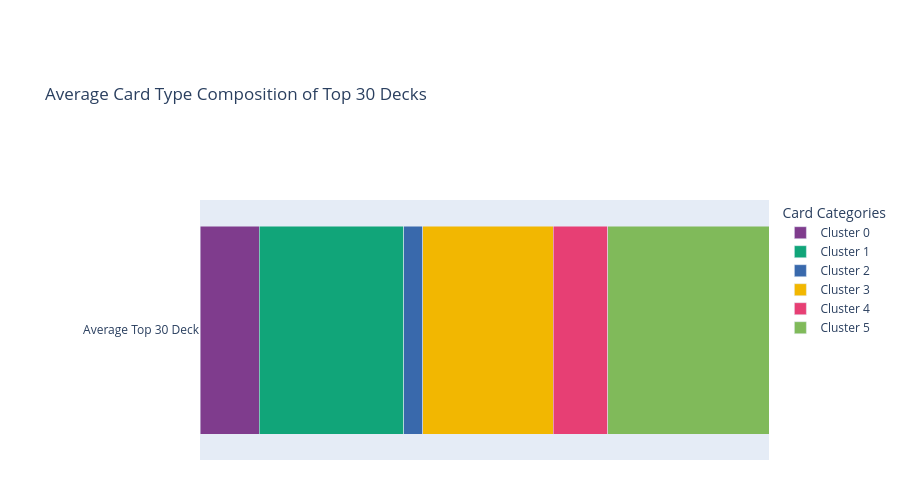

This figure's notebook cell:
### Markdown cell above
## Bar Chart of Average Deck Composition

### Code cell
# Bar Chart of Averaged Deck Ratios (Single Horizontal Stacked Bar)
avg_ratios_series = cluster_ratios.iloc[:, :8].mean(numeric_only=True)

avg_df = pd.DataFrame([avg_ratios_series])

avg_df['Deck'] = "Average Top 30 Deck"

df_long = avg_df.melt(id_vars='Deck', var_name='Cluster', value_name='Ratio')

fig = px.bar(
    df_long, 
    x='Ratio', 
    y='Deck', 
    color='Cluster', 
    orientation='h',
    title='Average Card Type Composition of Top 30 Decks',
    labels={'Deck': ''},
    color_discrete_sequence=px.colors.qualitative.Bold
)

fig.update_layout(
    barmode='stack',
    height=500,
    xaxis=dict(visible=False, range=[0, 1]),
    margin=dict(l=200, r=40, t=200, b=40),
    legend_title_text='Card Categories',
    hovermode='y unified'
)

#fig.write_html('./graphs/average_card_type_ratio.html')
fig.show()

### Figure 1 — Plotly figure (JSON) as saved in the notebook; plotly's stock layout.template omitted (floating-point values rounded to 4 significant figures)
{"data": [{"hovertemplate": "Cluster=Cluster 0<br>Ratio=%{x}<br>=%{y}<extra></extra>", "legendgroup": "Cluster 0", "marker": {"color": "rgb(127, 60, 141)", "pattern": {"shape": ""}}, "name": "Cluster 0", "orientation": "h", "showlegend": true, "textposition": "auto", "type": "bar", "x": [0.1042], "xaxis": "x", "y": ["Average Top 30 Deck"], "yaxis": "y"}, {"hovertemplate": "Cluster=Cluster 1<br>Ratio=%{x}<br>=%{y}<extra></extra>", "legendgroup": "Cluster 1", "marker": {"color": "rgb(17, 165, 121)", "pattern": {"shape": ""}}, "name": "Cluster 1", "orientation": "h", "showlegend": true, "textposition": "auto", "type": "bar", "x": [0.2542], "xaxis": "x", "y": ["Average Top 30 Deck"], "yaxis": "y"}, {"hovertemplate": "Cluster=Cluster 2<br>Ratio=%{x}<br>=%{y}<extra></extra>", "legendgroup": "Cluster 2", "marker": {"color": "rgb(57, 105, 172)", "pattern": {"shape": ""}}, "name": "Cluster 2", "orientation": "h", "showlegend": true, "textposition": "auto", "type": "bar", "x": [0.03333], "xaxis": "x", "y": ["Average Top 30 Deck"], "yaxis": "y"}, {"hovertemplate": "Cluster=Cluster 3<br>Ratio=%{x}<br>=%{y}<extra></extra>", "legendgroup": "Cluster 3", "marker": {"color": "rgb(242, 183, 1)", "pattern": {"shape": ""}}, "name": "Cluster 3", "orientation": "h", "showlegend": true, "textposition": "auto", "type": "bar", "x": [0.2292], "xaxis": "x", "y": ["Average Top 30 Deck"], "yaxis": "y"}, {"hovertemplate": "Cluster=Cluster 4<br>Ratio=%{x}<br>=%{y}<extra></extra>", "legendgroup": "Cluster 4", "marker": {"color": "rgb(231, 63, 116)", "pattern": {"shape": ""}}, "name": "Cluster 4", "orientation": "h", "showlegend": true, "textposition": "auto", "type": "bar", "x": [0.09583], "xaxis": "x", "y": ["Average Top 30 Deck"], "yaxis": "y"}, {"hovertemplate": "Cluster=Cluster 5<br>Ratio=%{x}<br>=%{y}<extra></extra>", "legendgroup": "Cluster 5", "marker": {"color": "rgb(128, 186, 90)", "pattern": {"shape": ""}}, "name": "Cluster 5", "orientation": "h", "showlegend": true, "textposition": "auto", "type": "bar", "x": [0.2833], "xaxis": "x", "y": ["Average Top 30 Deck"], "yaxis": "y"}], "layout": {"barmode": "stack", "height": 500, "hovermode": "y unified", "legend": {"title": {"text": "Card Categories"}, "tracegroupgap": 0}, "margin": {"b": 40, "l": 200, "r": 40, "t": 200}, "title": {"text": "Average Card Type Composition of Top 30 Decks"}, "xaxis": {"anchor": "y", "domain": [0, 1], "range": [0, 1], "title": {"text": "Ratio"}, "visible": false}, "yaxis": {"anchor": "x", "domain": [0, 1], "title": {"text": ""}}}}
